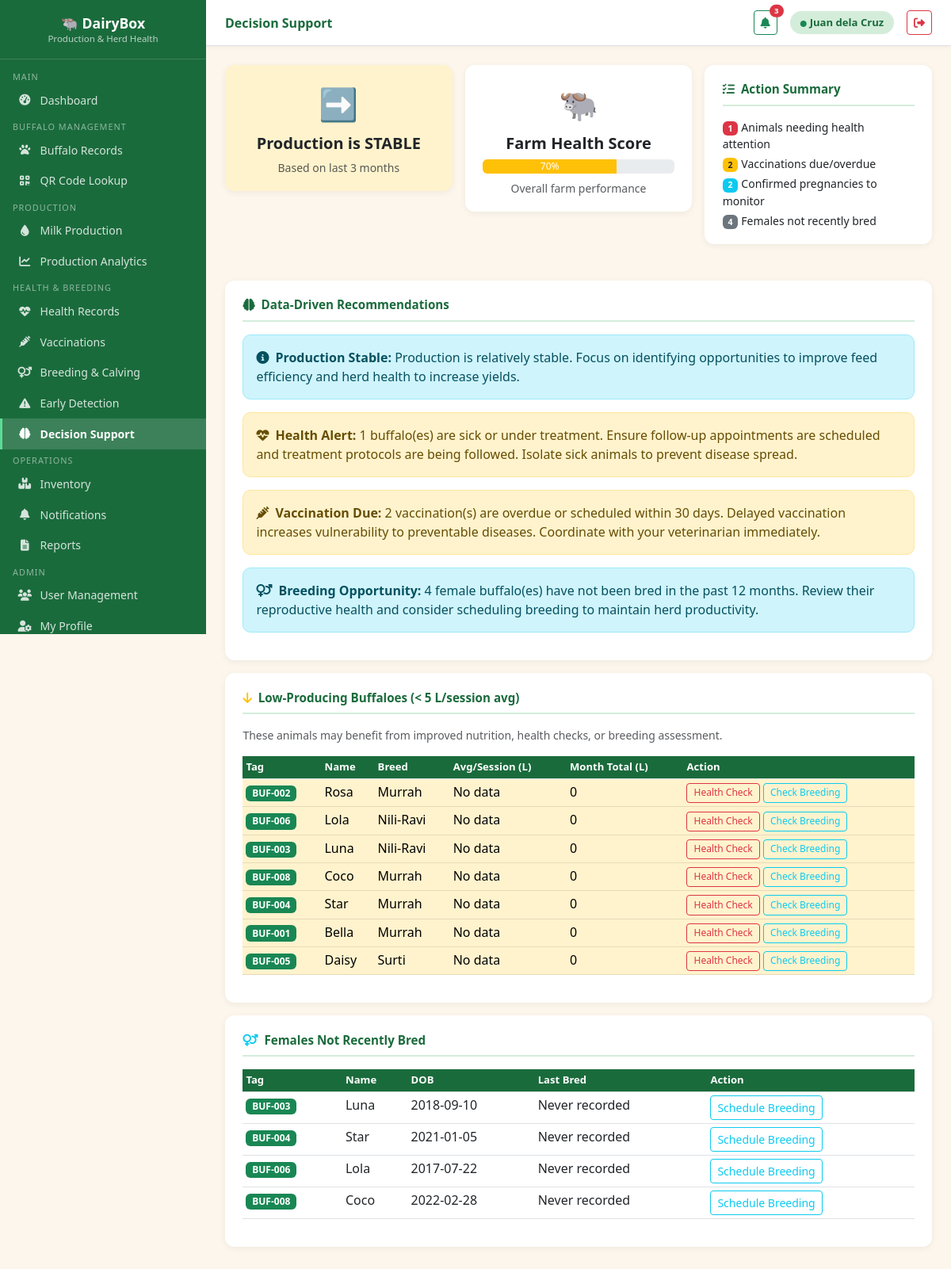
The page /modules/decision_support.php (signed in) on the database its author committed.
### tables this page shows
CREATE TABLE IF NOT EXISTS buffaloes (
    id              INT AUTO_INCREMENT PRIMARY KEY,
    tag_number      VARCHAR(40)  NOT NULL UNIQUE,
    qr_code         VARCHAR(100) UNIQUE,
    name            VARCHAR(80),
    breed           VARCHAR(80),
    sex             ENUM('Female','Male') DEFAULT 'Female',
    date_of_birth   DATE,
    weight_kg       DECIMAL(6,2),
    color           VARCHAR(50),
    acquisition_date DATE,
    acquisition_type ENUM('Born on Farm','Purchased','Donated') DEFAULT 'Born on Farm',
    status          ENUM('Active','Sold','Dead','Transferred') DEFAULT 'Active',
    health_status   ENUM('Healthy','Sick','Under Treatment','Recovered') DEFAULT 'Healthy',
    notes           TEXT,
    photo           VARCHAR(200),
    created_by      INT,
    created_at      TIMESTAMP DEFAULT CURRENT_TIMESTAMP,
    updated_at      TIMESTAMP DEFAULT CURRENT_TIMESTAMP ON UPDATE CURRENT_TIMESTAMP,
    FOREIGN KEY (created_by) REFERENCES users(id) ON DELETE SET NULL
);

### modules/decision_support.php (the view, shortened to what this page needs)
<?php
$db        = getDB();
$lowProd = $db->query("
    SELECT b.id, b.tag_number, b.name, b.breed, b.date_of_birth,
           AVG(mp.quantity_liters) as avg_session,
           SUM(mp.quantity_liters) as month_total
    FROM buffaloes b
    LEFT JOIN milk_production mp ON mp.buffalo_id=b.id
        AND MONTH(mp.record_date)=MONTH(CURDATE())
        AND YEAR(mp.record_date)=YEAR(CURDATE())
    WHERE b.status='Active' AND b.sex='Female'
    GROUP BY b.id
    HAVING avg_session < 5 OR avg_session IS NULL
    ORDER BY avg_session ASC
")->fetchAll();
$notBred = $db->query("
    SELECT b.id, b.tag_number, b.name, b.date_of_birth,
           MAX(br.breeding_date) as last_bred
    FROM buffaloes b
    LEFT JOIN breeding_records br ON br.buffalo_id=b.id
    WHERE b.status='Active' AND b.sex='Female'
    GROUP BY b.id
    HAVING last_bred IS NULL OR last_bred < DATE_SUB(CURDATE(), INTERVAL 12 MONTH)
")->fetchAll();
$trendDir = 'stable';
$pendingVacc  = $db->query("SELECT COUNT(*) FROM vaccinations WHERE status IN ('Overdue','Scheduled') AND (next_due_date IS NULL OR next_due_date <= DATE_ADD(CURDATE(),INTERVAL 30 DAY))")->fetchColumn();
$confirmedPreg= $db->query("SELECT COUNT(*) FROM breeding_records WHERE pregnancy_status='Confirmed'")->fetchColumn();
$sickCount    = $db->query("SELECT COUNT(*) FROM buffaloes WHERE health_status IN ('Sick','Under Treatment') AND status='Active'")->fetchColumn();
include '../includes/header.php';
?>
<div class="row g-3 mb-4">
    <div class="col-md-4">
        <div class="card-section text-center" style="background:<?= $trendDir==='increasing'?'#d4edda':($trendDir==='decreasing'?'#f8d7da':'#fff3cd') ?>">
            <div style="font-size:2.5rem"><?= $trendDir==='increasing'?'📈':($trendDir==='decreasing'?'📉':'➡️') ?></div>
            <h5 class="fw-bold mt-2">Production is <?= strtoupper($trendDir) ?></h5>
            <p class="text-muted small mb-0">Based on last 3 months</p>
        </div>
    </div>
    <div class="col-md-4">
        <div class="card-section text-center">
            <div style="font-size:2.5rem">🐃</div>
            <h5 class="fw-bold mt-2">Farm Health Score</h5>
            <?php
            $score = 100;
            if ($sickCount > 0)    $score -= min($sickCount * 10, 30);
            if (count($lowProd) > 0) $score -= min(count($lowProd)*5, 20);
            $score = max($score, 0);
            $scoreCls = $score >= 80 ? 'success' : ($score >= 60 ? 'warning' : 'danger');
            ?>
            <div class="progress mb-2" style="height:18px">
                <div class="progress-bar bg-<?= $scoreCls ?>" style="width:<?= $score ?>%"><?= $score ?>%</div>
            </div>
            <p class="text-muted small mb-0">Overall farm performance</p>
        </div>
    </div>
    <div class="col-md-4">
        <div class="card-section">
            <div class="section-title"><i class="fa fa-tasks me-2"></i>Action Summary</div>
            <ul class="list-unstyled mb-0 small">
                <li class="mb-1"><span class="badge bg-danger me-1"><?= $sickCount ?></span>Animals needing health attention</li>
                <li class="mb-1"><span class="badge bg-warning text-dark me-1"><?= $pendingVacc ?></span>Vaccinations due/overdue</li>
                <li class="mb-1"><span class="badge bg-info me-1"><?= $confirmedPreg ?></span>Confirmed pregnancies to monitor</li>
                <li><span class="badge bg-secondary me-1"><?= count($notBred) ?></span>Females not recently bred</li>
            </ul>
        </div>
    </div>
</div>
<div class="card-section mb-3">
    <div class="section-title"><i class="fa fa-brain me-2"></i>Data-Driven Recommendations</div>
    <?php if ($trendDir === 'decreasing'): ?>
    <div class="alert alert-danger"><i class="fa fa-chart-line me-2"></i><strong>Production Declining:</strong> Herd milk production has been declining over the past months. Consider reviewing feeding regimes, checking for subclinical illnesses, and evaluating breeding cycles.</div>
    <?php elseif ($trendDir === 'increasing'): ?>
    <div class="alert alert-success"><i class="fa fa-thumbs-up me-2"></i><strong>Production Growing:</strong> Excellent! Production is trending upward. Continue current management practices and ensure vaccination schedules are maintained.</div>
    <?php else: ?>
    <div class="alert alert-info"><i class="fa fa-info-circle me-2"></i><strong>Production Stable:</strong> Production is relatively stable. Focus on identifying opportunities to improve feed efficiency and herd health to increase yields.</div>
    <?php endif; ?>
    <?php if ($sickCount > 0): ?>
    <div class="alert alert-warning"><i class="fa fa-heartbeat me-2"></i><strong>Health Alert:</strong> <?= $sickCount ?> buffalo(es) are sick or under treatment. Ensure follow-up appointments are scheduled and treatment protocols are being followed. Isolate sick animals to prevent disease spread.</div>
    <?php endif; ?>
    <?php if ($pendingVacc > 0): ?>
    <div class="alert alert-warning"><i class="fa fa-syringe me-2"></i><strong>Vaccination Due:</strong> <?= $pendingVacc ?> vaccination(s) are overdue or scheduled within 30 days. Delayed vaccination increases vulnerability to preventable diseases. Coordinate with your veterinarian immediately.</div>
    <?php endif; ?>
    <?php if (!empty($notBred)): ?>
    <div class="alert alert-info"><i class="fa fa-venus-mars me-2"></i><strong>Breeding Opportunity:</strong> <?= count($notBred) ?> female buffalo(es) have not been bred in the past 12 months. Review their reproductive health and consider scheduling breeding to maintain herd productivity.</div>
    <?php endif; ?>
</div>
<?php if (!empty($lowProd)): ?>
<div class="card-section mb-3">
    <div class="section-title"><i class="fa fa-arrow-down me-2 text-warning"></i>Low-Producing Buffaloes (< 5 L/session avg)</div>
    <p class="text-muted small">These animals may benefit from improved nutrition, health checks, or breeding assessment.</p>
    <table class="table table-sm table-hover">
        <thead><tr><th>Tag</th><th>Name</th><th>Breed</th><th>Avg/Session (L)</th><th>Month Total (L)</th><th>Action</th></tr></thead>
        <tbody>
        <?php foreach ($lowProd as $p): ?>
        <tr class="table-warning">
            <td><span class="badge bg-success"><?= htmlspecialchars($p['tag_number']) ?></span></td>
            <td><?= htmlspecialchars($p['name']??'-') ?></td>
            <td><?= htmlspecialchars($p['breed']??'-') ?></td>
            <td><?= $p['avg_session'] ? number_format($p['avg_session'],2) : 'No data' ?></td>
            <td><?= $p['month_total'] ? number_format($p['month_total'],2) : '0' ?></td>
            <td>
                <a href="health_records.php?action=add&buffalo_id=<?= $p['id'] ?>" class="btn btn-xs btn-outline-danger" style="padding:.2rem .5rem;font-size:.75rem">Health Check</a>
                <a href="breeding.php?tab=breeding&action=add" class="btn btn-xs btn-outline-info" style="padding:.2rem .5rem;font-size:.75rem">Check Breeding</a>
            </td>
        </tr>
        <?php endforeach; ?>
        </tbody>
    </table>
</div>
<?php endif; ?>
<?php if (!empty($notBred)): ?>
<div class="card-section">
    <div class="section-title"><i class="fa fa-venus-mars me-2 text-info"></i>Females Not Recently Bred</div>
    <table class="table table-sm">
        <thead><tr><th>Tag</th><th>Name</th><th>DOB</th><th>Last Bred</th><th>Action</th></tr></thead>
        <tbody>
        <?php foreach ($notBred as $b): ?>
        <tr>
            <td><span class="badge bg-success"><?= htmlspecialchars($b['tag_number']) ?></span></td>
            <td><?= htmlspecialchars($b['name']??'-') ?></td>
            <td><?= $b['date_of_birth']??'-' ?></td>
            <td><?= $b['last_bred'] ?? 'Never recorded' ?></td>
            <td><a href="breeding.php?tab=breeding&action=add" class="btn btn-sm btn-outline-info">Schedule Breeding</a></td>
        </tr>
        <?php endforeach; ?>
        </tbody>
    </table>
</div>
<?php endif; ?>
<?php include '../includes/footer.php'; ?>

### assets/css/style.css (style rules this page uses)
:root { --green-dark: #1a6b3c; --green-main: #28a745; --green-light: #d4edda; --brown: #7a5230; --cream: #fdf6ec; --sidebar-w: 260px; }
body.app-body { background: var(--cream); margin: 0; padding: 0; }
.card-section { background: #fff; border-radius: 12px; padding: 1.2rem 1.4rem; box-shadow: 0 2px 8px rgba(0,0,0,.06); margin-bottom: 1.4rem; }
.card-section .section-title { font-weight: 700; font-size: .95rem; color: var(--green-dark); border-bottom: 2px solid var(--green-light); padding-bottom: .5rem; margin-bottom: 1rem; }
.table th { background: var(--green-dark); color: #fff; font-size: .82rem; }
.btn-xs { padding: .2rem .45rem; font-size: .75rem; line-height: 1.4; border-radius: .25rem; }
.alert { border-radius: 10px; }

### rows shown on the page
buffaloes: tag_number "BUF-002", name "Rosa", breed "Murrah"
buffaloes: tag_number "BUF-006", name "Lola", breed "Nili-Ravi", date_of_birth "2017-07-22", last_bred "Never recorded"
buffaloes: tag_number "BUF-003", name "Luna", breed "Nili-Ravi", date_of_birth "2018-09-10", last_bred "Never recorded"
buffaloes: tag_number "BUF-008", name "Coco", breed "Murrah", date_of_birth "2022-02-28", last_bred "Never recorded"
buffaloes: tag_number "BUF-004", name "Star", breed "Murrah", date_of_birth "2021-01-05", last_bred "Never recorded"
buffaloes: tag_number "BUF-001", name "Bella", breed "Murrah"
buffaloes: tag_number "BUF-005", name "Daisy", breed "Surti"

### other values the page prints
$pageTitle "Decision Support"
$nc "3"
$user['full_name'] "Juan dela Cruz"
$trendDir "STABLE"
$score "70"
$sickCount "1"
$pendingVacc "2"
$confirmedPreg "2"
count($notBred) "4"
